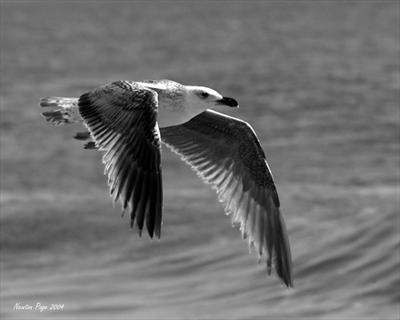
#> input picture project/code/Chapter_Three/img.jpg, 400 x 320 px, found by its file name
$ python 3.1.6_warpAffine.py
#> lines starting #> are read from the running program, lines starting #| are printed output that depends on the picture
# -*- coding: utf-8 -*-
import cv2
import numpy as np

# 主函数
if __name__ == "__main__":
    image = cv2.imread("E:/project/opencv/project/code/Chapter_Three/img.jpg", cv2.IMREAD_GRAYSCALE)
#> image is the input picture: shape (320, 400); min 0, max 255, mean 111.5
    cv2.imwrite("img.jpg", image)

    # 原图的高宽
    h, w = image.shape[:2]
#> h = 320; w = 400
    # 仿射变换矩阵，缩小两倍
    A1 = np.array([[0.5, 0, 0], [0, 0.5, 0]], np.float32)
    d1 = cv2.warpAffine(image, A1, (w, h), borderValue=125)
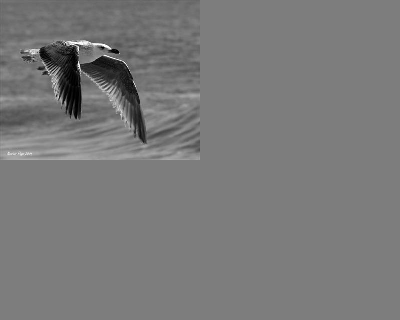
#> d1: shape (320, 400); min 0, max 255, mean 121.6
    # 先缩小2倍再平移
    A2 = np.array([[0.5, 0, w / 4], [0, 0.5, h / 4]], np.float32)
#> A2 = [[0.5, 0, 100], [0, 0.5, 80]]
    d2 = cv2.warpAffine(image, A2, (w, h), borderValue=125)
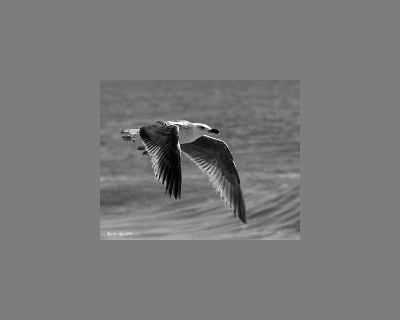
#> d2: shape (320, 400); min 0, max 255, mean 121.6
    # 在d2基础上，绕图像的中心点逆时针旋转30度
    A3 = cv2.getRotationMatrix2D((w / 2.0, h / 2.0), 30, 1)
    d3 = cv2.warpAffine(image, A3, (w, h), borderValue=125)
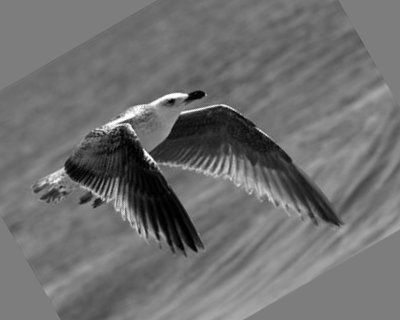
#> d3: shape (320, 400); min 0, max 255, mean 111.6
    cv2.imshow("image", image)
    cv2.imshow("d1", d1)
    cv2.imshow("d2", d2)
    cv2.imshow("d3", d3)
    cv2.waitKey(0)
    cv2.destroyAllWindows()
